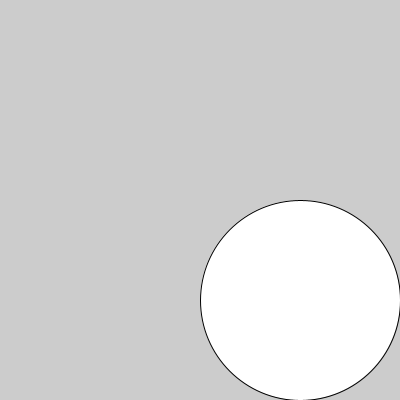
Frame 1 (no input)
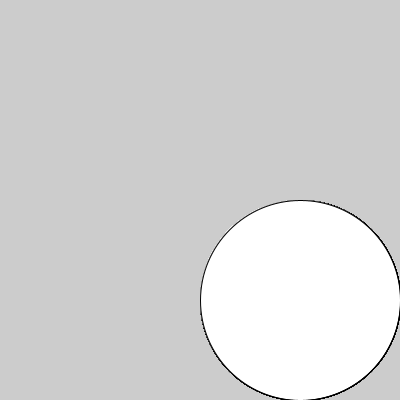
Frame 60 (the mouse pressed at the canvas centre just before this capture)
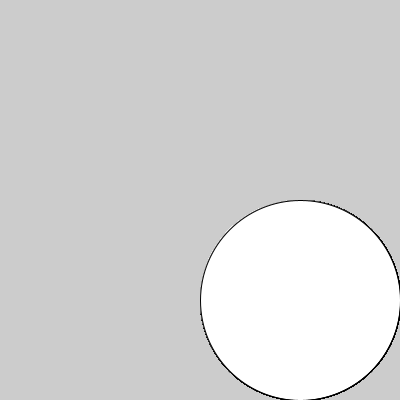
Frame 120 (the mouse held since frame 60 and released just before this capture)

The Processing sketch that drew these frames (run headless with seeded random() and noise(); from frame 60 on, the mouse is pressed at the canvas centre):

// Processing sketch: operacionesConVariables
// ── operacionesConVariables.pde
float tam;

void setup(){
  size(400,400);
  tam = 200;
}

void draw(){
  ellipse(width-tam/2, height-tam/2, tam,tam);
}
